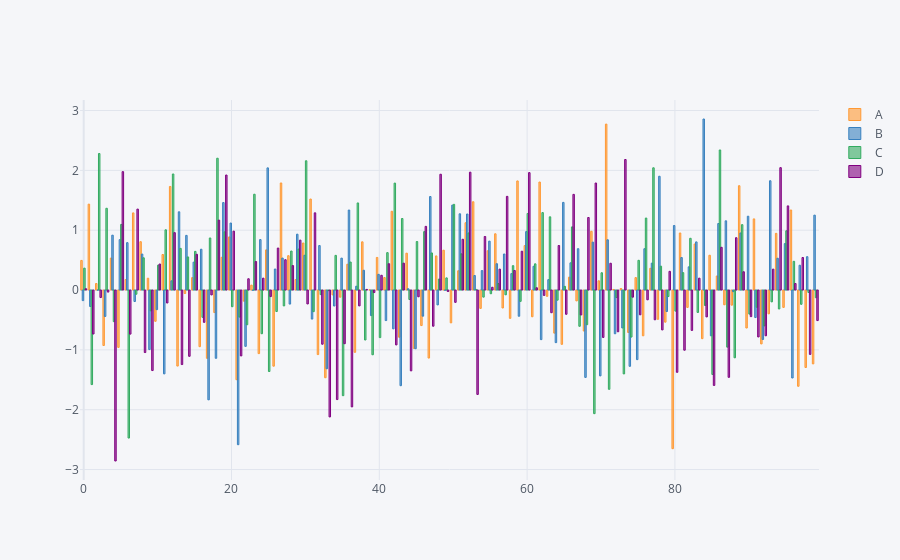

Notebook source saved alongside this figure:
### Code cell
df.iplot(kind='bar')#we can also perform other functions like mean sum count() etc
